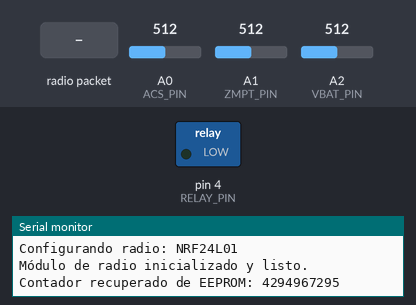
Simulated run of this sketch. Board: Arduino Uno, built with avr-gcc and run on an emulated ATmega328P. Parts: switched loads named in the sketch (green lamp = pin HIGH), the last lines printed to the serial monitor. The test bench sets the inputs (shaded band); at power-on: A0 (ACS_PIN) = 512, A1 (ZMPT_PIN) = 512, A2 (VBAT_PIN) = 512. EEPROM starts erased; no radio packets arrive unless stated.

Above: at 1.3 s.
1.4 s: radio packet "ON" arrives
At 2.3 s:
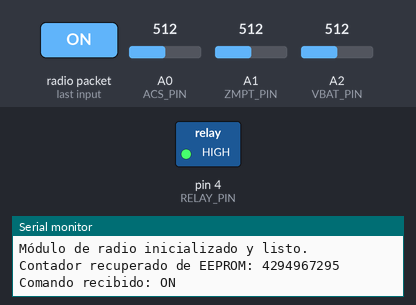
2.9 s: radio packet "OFF" arrives
At 3.5 s:
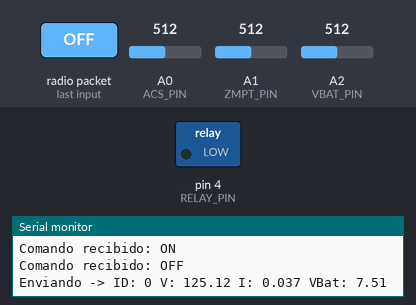
Timing chart, 0 to 5.9 s (numbered marks = the images above; inputs shaded):
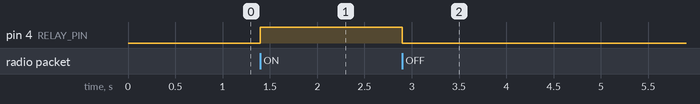

The sketch:

EmisorUniversalCodec.ino
```cpp
/*
 * =======================================================================
 * ==      SKETCH EMISOR UNIVERSAL (MODO BINARIO con CodecWSN)          ==
 * =======================================================================
 * Este sketch usa la librería CodecWSN para enviar datos de sensores
 * de forma eficiente y robusta.
 */

// --- LIBRERÍAS DE LA APLICACIÓN ---
#include <SPI.h>
#include <EEPROM.h>
#include <SoftwareSerial.h>

#include <UniversalRadioWSN.h>
#include <CodecWSN.h>

// ======================= 1. SELECCIÓN DEL MÓDULO DE RADIO =======================
//#define USE_LORA
//#define USE_XBEE
#define USE_NRF

// ======================= CONFIGURACIÓN GENERAL DE PINES =======================
#define RELAY_PIN 4
#define ACS_PIN   A0
#define ZMPT_PIN  A1
#define VBAT_PIN  A2

// ======================= OBJETOS Y VARIABLES GLOBALES =======================
RadioInterface* radio;
unsigned long previousMillis = 0;
const unsigned long INTERVAL_MS = 3000;
uint32_t paquetesEnviados;

// --- Configuración específica por radio ---
#if defined(USE_XBEE)
  SoftwareSerial xbeeSerial(2, 3); // RX Pin = 2, TX Pin = 3
#elif defined(USE_NRF)
  // Direcciones para NRF24L01
  const byte nrfWriteAddress[6] = "00001"; // Dirección del receptor
  const byte nrfReadAddress[6] = "00002";  // Dirección de este emisor
#endif

// ======================= SETUP =======================
void setup() {
  pinMode(RELAY_PIN, OUTPUT);
  digitalWrite(RELAY_PIN, LOW);

  Serial.begin(9600);
  while(!Serial);
  Serial.println("\n--- INICIANDO EMISOR UNIVERSAL (MODO BINARIO) ---");

  // --- INICIALIZACIÓN DEL MÓDULO DE RADIO ---
  Serial.print("Configurando radio: ");
  #if defined(USE_LORA)
    Serial.println("LoRa");

    LoRaConfig configLora;
    configLora.frequency       = 410E6;
    configLora.spreadingFactor = 7;
    configLora.signalBandwidth = 125E3;
    configLora.codingRate      = 5;
    configLora.syncWord        = 0xF3;
    configLora.txPower         = 20;
    configLora.csPin           = 10;
    configLora.resetPin        = -1;
    configLora.irqPin          = 2;

    radio = new LoraRadio(configLora);

  #elif defined(USE_XBEE)
    Serial.println("XBee");
    xbeeSerial.begin(9600);
    radio = new XBeeRadio(xbeeSerial, 9600, -1, -1);

  #elif defined(USE_NRF)
    Serial.println("NRF24L01");

    NrfConfig configNrf;
    configNrf.cePin = 9;
    configNrf.csnPin = 10;
    configNrf.writeAddress = nrfWriteAddress;
    configNrf.readAddress = nrfReadAddress;
    configNrf.channel = 108;

    configNrf.dataRate = 250; // 250KBPS
    configNrf.paLevel = 0;    // Potencia mínima

    radio = new NrfRadio(configNrf);
  #endif

  if (!radio->iniciar()) {
    Serial.println("¡¡¡ERROR: Fallo al iniciar el módulo de radio!!!");
    while (true);
  }
  Serial.println("Módulo de radio inicializado y listo.");

  // --- LECTURA INICIAL DE LA EEPROM ---
  EEPROM.get(1, paquetesEnviados);
  Serial.print("Contador recuperado de EEPROM: ");
  Serial.println(paquetesEnviados);
}

// ======================= LOOP =======================
void loop() {
  // --- Envío de datos de sensores cada INTERVAL_MS ---
  unsigned long currentMillis = millis();
  if (currentMillis - previousMillis >= INTERVAL_MS) {
    previousMillis = currentMillis;

    // 1. Leer los sensores
    float voltage = leerVoltajeZMPT();
    float corriente = leerCorrienteACS();
    float vbat = leerVoltajeBateria();
    paquetesEnviados++;

    // 2. Crear un paquete de datos binario
    Packet miPaquete;
    miPaquete.id = paquetesEnviados;
    miPaquete.voltaje = (int16_t)(voltage * 100);
    miPaquete.corriente = (int16_t)(corriente * 1000);
    miPaquete.vbat = (uint16_t)(vbat * 100);

    // 3. Codificar y enviar el frame binario
    uint8_t frameBuffer[WSNFrame::FRAME_SIZE];
    WSNFrame::encodeFrameFromPacket(frameBuffer, miPaquete);
    radio->enviar(frameBuffer, WSNFrame::FRAME_SIZE);

    // --- GUARDADO EN EEPROM ---
    EEPROM.put(1, paquetesEnviados);

    // --- IMPRESIÓN EN MONITOR SERIAL ---
    Serial.print("Enviando -> ");
    Serial.print("ID: "); Serial.print(miPaquete.id);
    Serial.print(" V: "); Serial.print(voltage, 2);
    Serial.print(" I: "); Serial.print(corriente, 3);
    Serial.print(" VBat: "); Serial.println(vbat, 2);
  }

  // --- Recepción de comandos ---
  if (radio->hayDatosDisponibles()) {
    String comando = radio->leerComoString();
    comando.trim();

    if (comando.length() > 0) {
      Serial.print("Comando recibido: ");
      Serial.println(comando);
      if (comando == "ON") {
        digitalWrite(RELAY_PIN, HIGH);
      } else if (comando == "OFF") {
        digitalWrite(RELAY_PIN, LOW);
      }
    }
  }
}

// ======================= FUNCIONES DE LECTURA DE SENSORES =======================
float leerVoltajeZMPT() {
  int lectura = analogRead(ZMPT_PIN);
  return ((lectura * 5.0) / 1023.0) * 50.0;
}

float leerCorrienteACS() {
  int lectura = analogRead(ACS_PIN);
  float volt = (lectura * 5.0) / 1023.0;
  return (volt - 2.5) / 0.066;
}

float leerVoltajeBateria() {
  int lectura = analogRead(VBAT_PIN);
  float vEsc = (lectura * 5.0) / 1023.0;
  return vEsc * 3.0;
}
```

Measured:
- after the input at 1.4 s, pin 4 (RELAY_PIN): LOW → HIGH at once
- after the input at 2.9 s, pin 4 (RELAY_PIN): HIGH → LOW at once
